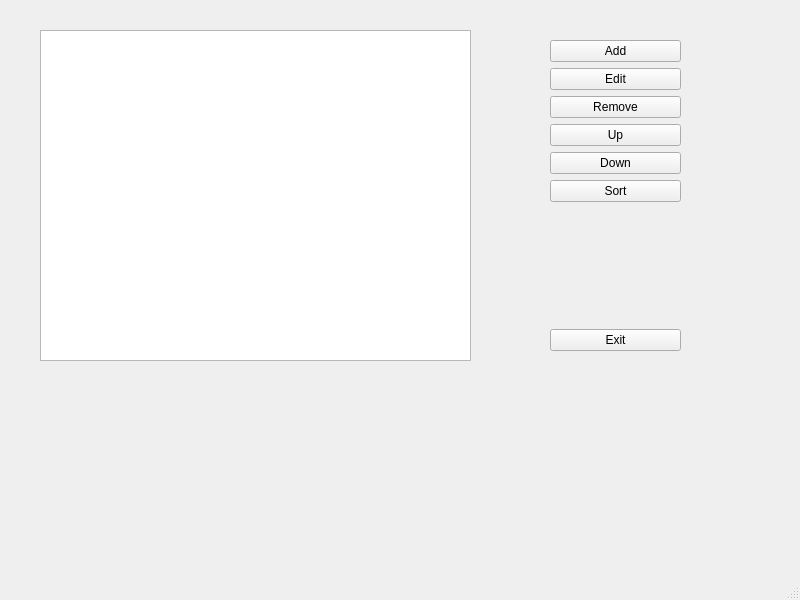
<?xml version="1.0" encoding="UTF-8"?>
<ui version="4.0">
 <class>MainWindow</class>
 <widget class="QMainWindow" name="MainWindow">
  <property name="geometry">
   <rect>
    <x>0</x>
    <y>0</y>
    <width>800</width>
    <height>600</height>
   </rect>
  </property>
  <property name="windowTitle">
   <string>MainWindow</string>
  </property>
  <widget class="QWidget" name="centralwidget">
   <widget class="QListWidget" name="listItems">
    <property name="geometry">
     <rect>
      <x>40</x>
      <y>30</y>
      <width>431</width>
      <height>331</height>
     </rect>
    </property>
   </widget>
   <widget class="QWidget" name="">
    <property name="geometry">
     <rect>
      <x>550</x>
      <y>40</y>
      <width>131</width>
      <height>311</height>
     </rect>
    </property>
    <layout class="QVBoxLayout" name="verticalLayout">
     <item>
      <widget class="QPushButton" name="btnAdd">
       <property name="font">
        <font>
         <pointsize>9</pointsize>
        </font>
       </property>
       <property name="text">
        <string>Add</string>
       </property>
      </widget>
     </item>
     <item>
      <widget class="QPushButton" name="btnEdit">
       <property name="font">
        <font>
         <pointsize>9</pointsize>
        </font>
       </property>
       <property name="text">
        <string>Edit</string>
       </property>
      </widget>
     </item>
     <item>
      <widget class="QPushButton" name="btnRemove">
       <property name="font">
        <font>
         <pointsize>9</pointsize>
        </font>
       </property>
       <property name="text">
        <string>Remove</string>
       </property>
      </widget>
     </item>
     <item>
      <widget class="QPushButton" name="btnUp">
       <property name="font">
        <font>
         <pointsize>9</pointsize>
        </font>
       </property>
       <property name="text">
        <string>Up</string>
       </property>
      </widget>
     </item>
     <item>
      <widget class="QPushButton" name="btnDown">
       <property name="font">
        <font>
         <pointsize>9</pointsize>
        </font>
       </property>
       <property name="text">
        <string>Down</string>
       </property>
      </widget>
     </item>
     <item>
      <widget class="QPushButton" name="btnSort">
       <property name="font">
        <font>
         <pointsize>9</pointsize>
        </font>
       </property>
       <property name="text">
        <string>Sort</string>
       </property>
      </widget>
     </item>
     <item>
      <spacer name="verticalSpacer">
       <property name="orientation">
        <enum>Qt::Vertical</enum>
       </property>
       <property name="sizeHint" stdset="0">
        <size>
         <width>20</width>
         <height>40</height>
        </size>
       </property>
      </spacer>
     </item>
     <item>
      <widget class="QPushButton" name="btnExit">
       <property name="font">
        <font>
         <pointsize>9</pointsize>
        </font>
       </property>
       <property name="text">
        <string>Exit</string>
       </property>
      </widget>
     </item>
    </layout>
   </widget>
  </widget>
  <widget class="QMenuBar" name="menubar">
   <property name="geometry">
    <rect>
     <x>0</x>
     <y>0</y>
     <width>800</width>
     <height>26</height>
    </rect>
   </property>
  </widget>
  <widget class="QStatusBar" name="statusbar"/>
 </widget>
 <resources/>
 <connections/>
</ui>
